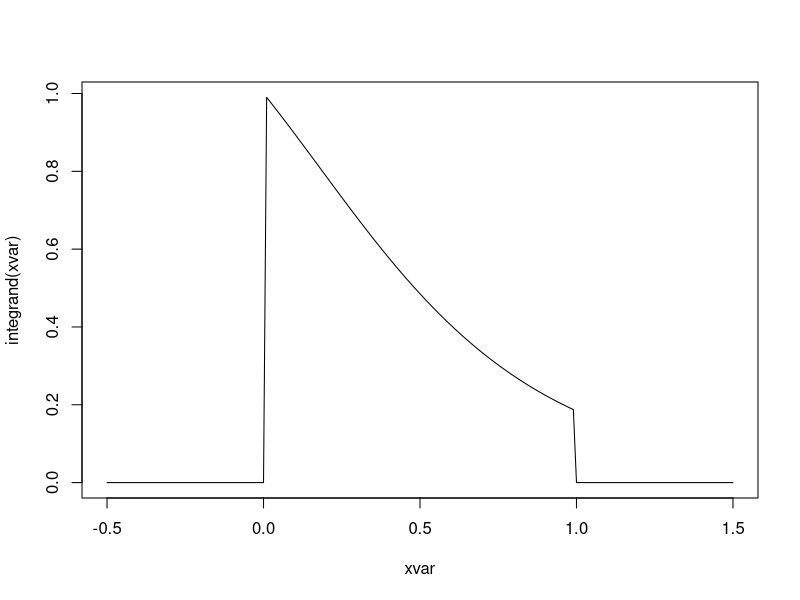
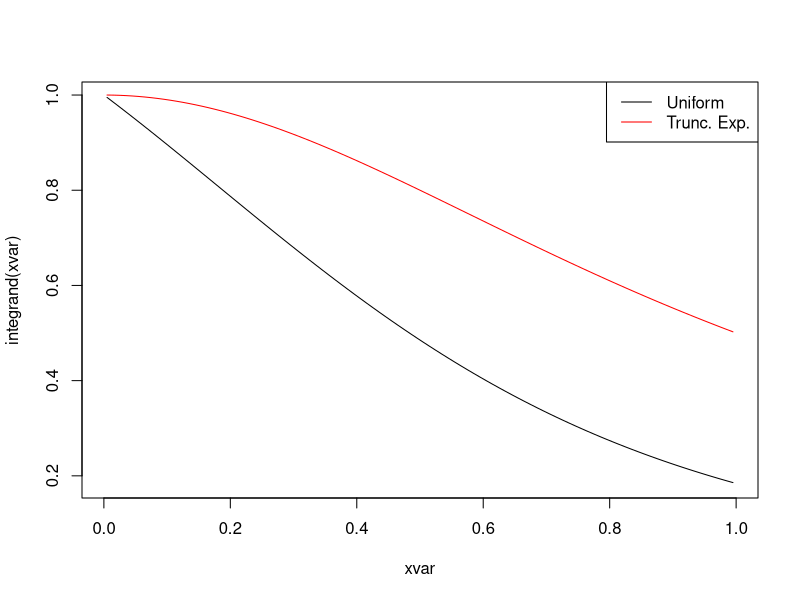
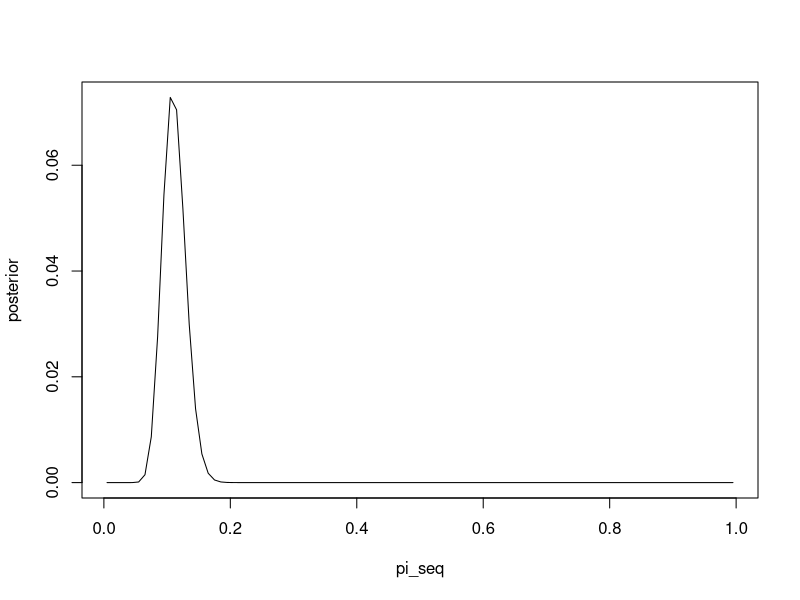

Recreate these plots in R, in order.
## ----setup, include=FALSE-----------------------------------------------------
library(knitr)
hook_output = knit_hooks$get('output')
knit_hooks$set(output = function(x, options) {
  # this hook is used only when the linewidth option is not NULL
  if (!is.null(n <- options$linewidth)) {
    x = knitr:::split_lines(x)
    # any lines wider than n should be wrapped
    if (any(nchar(x) > n)) x = strwrap(x, width = n)
    x = paste(x, collapse = '\n')
  }
  hook_output(x, options)
})

knitr::opts_chunk$set(cache = FALSE, message = FALSE,
                      linewidth = 50)
set.seed(3150)


## -----------------------------------------------------------------------------
# Sample size
n <- 5000
# Define a function for integrand
integrand <- function(x) {
  # We want to multiply by zero if outside the range
  supp_ind <- as.numeric(x > 0 & x < 1)
  
  return(supp_ind*exp(-x)/(1 + x^2))
}


## -----------------------------------------------------------------------------
# Look at the graph of the function
xvar <- seq(-0.5, 1.5, by = 0.01)
plot(xvar, integrand(xvar), type = "l")


## -----------------------------------------------------------------------------
# 1. Basic MC integration
unif_vars <- runif(n)

theta1 <- mean(integrand(unif_vars))
sd1 <- sd(integrand(unif_vars))


## -----------------------------------------------------------------------------
# 2. Exponential density
exp_vars <- rexp(n)

theta2 <- mean(integrand(exp_vars)/dexp(exp_vars))
sd2 <- sd(integrand(exp_vars)/dexp(exp_vars))


## -----------------------------------------------------------------------------
# Compare results
c(theta1, theta2)
c(sd1, sd2)/sqrt(n)


## -----------------------------------------------------------------------------
# How many are zeros?
sum(integrand(exp_vars) == 0)


## -----------------------------------------------------------------------------
# 3. Truncated exponential density
unif_vars <- runif(n)
truncexp_vars <- -log(1 - unif_vars*(1 - exp(-1)))

# Evaluate the density at those points
phi_vars <- exp(-truncexp_vars)/(1 - exp(-1))

theta3 <- mean(integrand(truncexp_vars)/phi_vars)
sd3 <- sd(integrand(truncexp_vars)/phi_vars)


## -----------------------------------------------------------------------------
# Compare results
c(theta1, theta2, theta3)
c(sd1, sd2, sd3)/sqrt(n)


## -----------------------------------------------------------------------------
# Points between 0 and 1 without boundary
xvar <- ppoints(100)
plot(xvar, integrand(xvar), type = "l")
lines(xvar, integrand(xvar)/exp(-xvar), col = "red")
legend(x = "topright", 
       legend = c("Uniform", "Trunc. Exp."), 
       col = c("black", "red"), lty = 1)


## -----------------------------------------------------------------------------
n <- 5000
norm_vars <- rnorm(n)
# Average of 0s and 1s gives proportion of 1s
mean(norm_vars > 5)


## -----------------------------------------------------------------------------
n <- 10000000
norm_vars <- rnorm(n)
# Average of 0s and 1s gives proportion of 1s
mean(norm_vars > 5)


## -----------------------------------------------------------------------------
# Check if > 5 in absolute value, and divide by 2
0.5*mean(abs(norm_vars) > 5)
# Compare both standard errors
c(sd(norm_vars > 5), 0.5*sd(abs(norm_vars) > 5))


## -----------------------------------------------------------------------------
# Shifted exponential density
unif_vars <- runif(n)
shiftexp_vars <- -log(unif_vars) + 5

# Evaluate the density at those points
phi_vars <- exp(-(shiftexp_vars - 5))

theta_est <- mean(dnorm(shiftexp_vars)/phi_vars)
sd_est <- sd(dnorm(shiftexp_vars)/phi_vars)


## -----------------------------------------------------------------------------
# Compare all three approaches
c("Method1" = mean(norm_vars > 5), 
  "Method2" = 0.5*mean(abs(norm_vars) > 5),
  "Method 3" = theta_est)

c("Method1" = sd(norm_vars > 5), 
  "Method2" = 0.5*sd(abs(norm_vars) > 5),
  "Method 3" = sd_est)


## -----------------------------------------------------------------------------
pi_seq <- ppoints(100)
posterior <- 1*choose(294, 32)*pi_seq^32*(1 - pi_seq)^262

plot(pi_seq, posterior, type = "l")


## ---- eval = FALSE, echo = FALSE----------------------------------------------
## # Let's look at the ratio
## plot(pi_seq, posterior/dbeta(pi_seq, 2, 10),
##      type = "l")


## -----------------------------------------------------------------------------
# Create a function for posterior and weight
post_fun <- function(pi) {
  1*choose(294, 32)*pi^32*(1 - pi)^262
}

weight <- function(pi) {
  post_fun(pi)/dbeta(pi, shape1 = 2, 
                     shape2 = 10)
}


## -----------------------------------------------------------------------------
# Assume we are interested in posterior mean
# so g(x) = x
n <- 5000
beta_vars <- rbeta(n, shape1 = 2, shape2 = 10)

denominator <- weight(beta_vars)
numerator <- weight(beta_vars)*beta_vars
(theta <- mean(numerator)/mean(denominator))


## -----------------------------------------------------------------------------
# What about posterior variance?
denominator <- weight(beta_vars)
numerator <- weight(beta_vars)*beta_vars^2 # g(x) = x^2
theta2 <- mean(numerator)/mean(denominator)
# Var(X) = E(X^2) - E(X)^2
theta2 - theta^2


## -----------------------------------------------------------------------------
# What about posterior probability that pi
# is between 0.08 and 0.12?
denominator <- weight(beta_vars)
# g(x) is indicator function
gvals <- as.numeric(beta_vars > 0.08 &
                      beta_vars < 0.12)
numerator <- weight(beta_vars)*gvals
mean(numerator)/mean(denominator)

